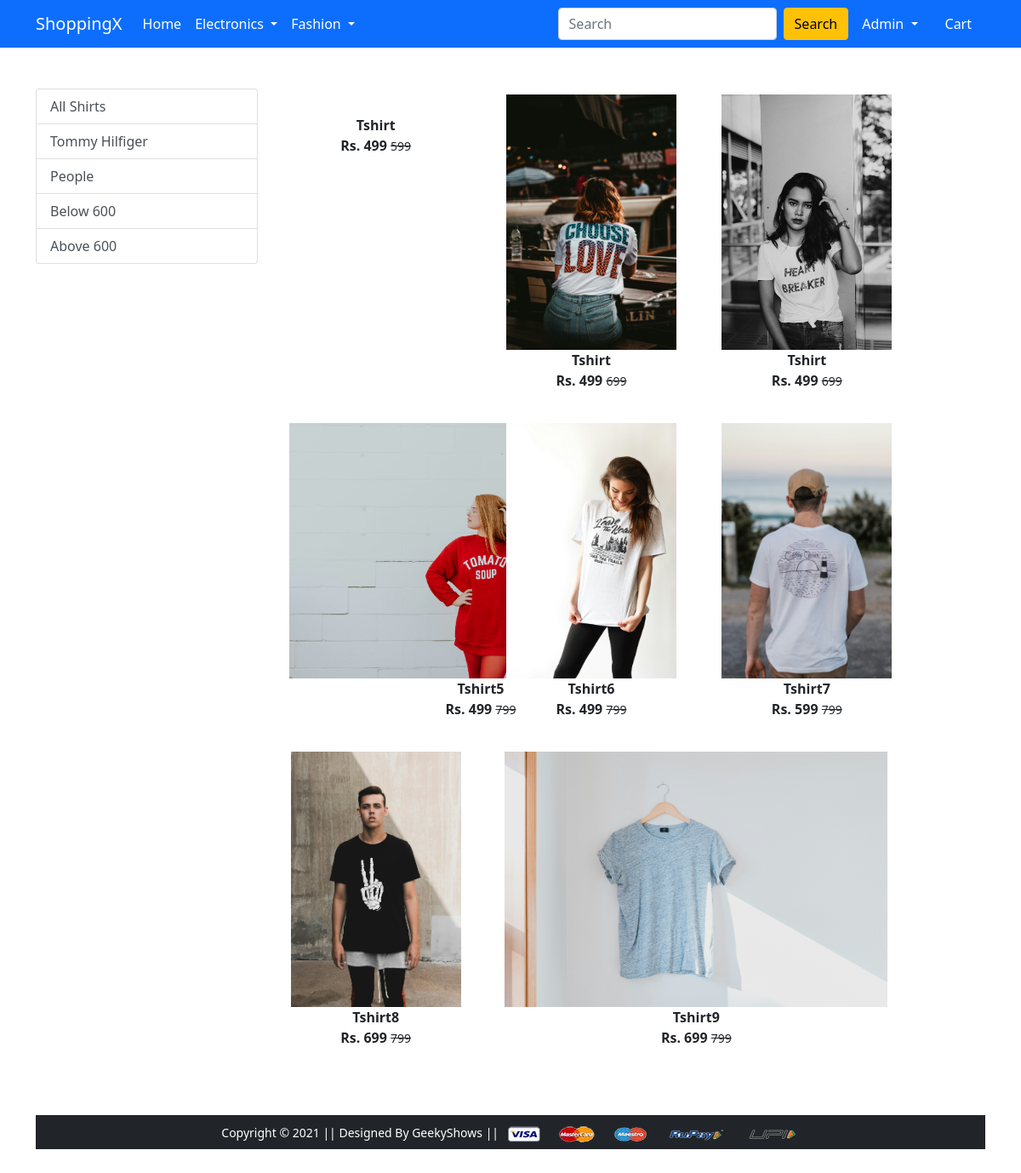
/topwear/ (signed in), run on the app's committed database.
### app/models.py (models this page shows, shortened)
class product(models.Model):
    Title = models.CharField( max_length=50)
    Selling_price = models.IntegerField()
    Discounted_price = models.IntegerField()
    Description = models.TextField(max_length=50)
    Brand = models.CharField(max_length=50)
    Category = models.CharField(choices = Category_Choices, max_length=2)
    Product_image = models.ImageField( upload_to= 'Productimg')

### app/views.py (the view)
# urls.py: path('topwear/', views.topwear, name='topwear'),
@login_required
def topwear(request,data = None):
 if data == None:
  topwear = product.objects.filter(Category = 'TW')
 elif  data == 'People' or data == 'Tommy Hilfiger':
  topwear = product.objects.filter(Category = 'TW').filter(Brand = data)
 elif data == 'below':
  topwear = product.objects.filter(Category = 'TW').filter(Discounted_price__lt = 600)
 elif data == 'above':
  topwear = product.objects.filter(Category = 'TW').filter(Discounted_price__gt = 600)
 return render(request,'app/topwear.html', {'topwear':topwear})

### app/templates/app/topwear.html (shortened to what this page needs)
{% extends 'app/base.html' %}
{% load static %}
{% block main-content %}
<div class="container my-5">
    <div class="row">
     <div class="col-sm-3">
      <div class="list-group">
        <a href="{% url 'topwear' %}" class="list-group-item list-group-item-action" aria-current="true">All Shirts</a>
        <a href="{% url 'topweardata' 'Tommy Hilfiger'  %}" class="list-group-item list-group-item-action" aria-current="true">Tommy Hilfiger</a>
        <a href="{% url 'topweardata' 'People'  %}" class="list-group-item list-group-item-action">People</a>
        <a href="{% url 'topweardata' 'below'  %}" class="list-group-item list-group-item-action">Below 600</a>
        <a href="{% url 'topweardata' 'above'  %}" class="list-group-item list-group-item-action">Above 600</a>
      </div>
     </div>
  <div class="col-sm-8">
    <div class="row">
     {% for product in topwear %}
      <div class="col-sm-4 text-center mb-4">
       <a href="{% url 'product-detail' product.id %}" class="btn">
        <div class="item">
         <img src="{{product.Product_image.url}}" alt="" height="300" class="">
         <div class="fw-bold">{{product.Title}}</div>
         <div class="fw-bold">Rs. {{product.Discounted_price}} <small class="fw-light text-decoration-line-through">{{product.Selling_price}}</small></div>
        </div>
       </a>
      </div>
     {% endfor %}
    </div>
  </div>
</div>
{% endblock main-content %}

### app/templates/app/base.html (shortened to what this page needs)
<!doctype html>
{% load static %}
<html lang="en">
  <head>
    <link href="https://cdn.jsdelivr.net/npm/bootstrap@5.0.0-beta1/dist/css/bootstrap.min.css" rel="stylesheet">
    <link rel="stylesheet" href="{% static 'app/css/owl.carousel.min.css' %}">
    <link rel="stylesheet" href="{% static 'app/css/all.min.css' %}">
    <link rel="stylesheet" href="{% static 'app/css/style.css' %}">
  </head>
  <body>
    <nav class="navbar navbar-expand-lg navbar-dark bg-primary">
     <div class="container">
       <a class="navbar-brand" href="/">ShoppingX</a>
       <div class="collapse navbar-collapse" id="navbarSupportedContent">
         <ul class="navbar-nav me-auto mb-2 mb-lg-0">
           <li class="nav-item">
             <a class="nav-link active" aria-current="page" href="/">Home</a>
           </li>
           <li class="nav-item dropdown">
             <a class="nav-link dropdown-toggle text-white" href="#" id="electronicsDropdown" role="button" data-bs-toggle="dropdown" aria-expanded="false">
               Electronics
             </a>
           </li>
           <li class="nav-item dropdown">
             <a class="nav-link dropdown-toggle text-white" href="#" id="fashionDropdown" role="button" data-bs-toggle="dropdown" aria-expanded="false">
               Fashion
             </a>
           </li>
         </ul>
         <form class="d-flex" action = '{% url "search" %}' method = "GET">
           <input class="form-control me-2" name = 'q' type="search" placeholder="Search" aria-label="Search">
           <button class="btn btn-warning" type="submit">Search</button>
         </form>
         <div>
          <ul class="navbar-nav me-auto mb-2 mb-lg-0">
            {% if request.user.is_authenticated  %}
           <li class="nav-item dropdown mx-2">
              <a class="nav-link dropdown-toggle text-white" href="#" id="profileDropdown" role="button" data-bs-toggle="dropdown" aria-expanded="false">
                <span class="text-capitalize">{{request.user}}</span>
              </a>
            </li>
            <li class="nav-item mx-2">
             <a href="{% url 'showcart' %}" class="nav-link text-white"> Cart </a>
            </li>
            {% endif %}
          </ul>
         </div>
       </div>
     </div>
    </nav>
    {% block main-content %} {% endblock main-content %}
    <footer class="container-fluid bg-dark text-center p-2 mt-5">
        <small class="text-white">Copyright &copy; 2021 || Designed By GeekyShows || </small>
        <img src="{% static 'app/images/payment.png' %}" alt="" srcset="" class="img-fluid" height="2px">
    </footer>
  </body>
</html>

### data on the page
product: Title "Tshirt", Discounted_price "499", Selling_price "599"
product: Product_image (picture), Title "Tshirt", Discounted_price "499", Selling_price "699"
product: Product_image (picture), Title "Tshirt", Discounted_price "499", Selling_price "699"
product: Product_image (picture), Title "Tshirt5", Discounted_price "499", Selling_price "799"
product: Product_image (picture), Title "Tshirt6", Discounted_price "499", Selling_price "799"
product: Product_image (picture), Title "Tshirt7", Discounted_price "599", Selling_price "799"
product: Product_image (picture), Title "Tshirt8", Discounted_price "699", Selling_price "799"
product: Product_image (picture), Title "Tshirt9", Discounted_price "699", Selling_price "799"

### other printed values
{{ request.user }} "Admin"
